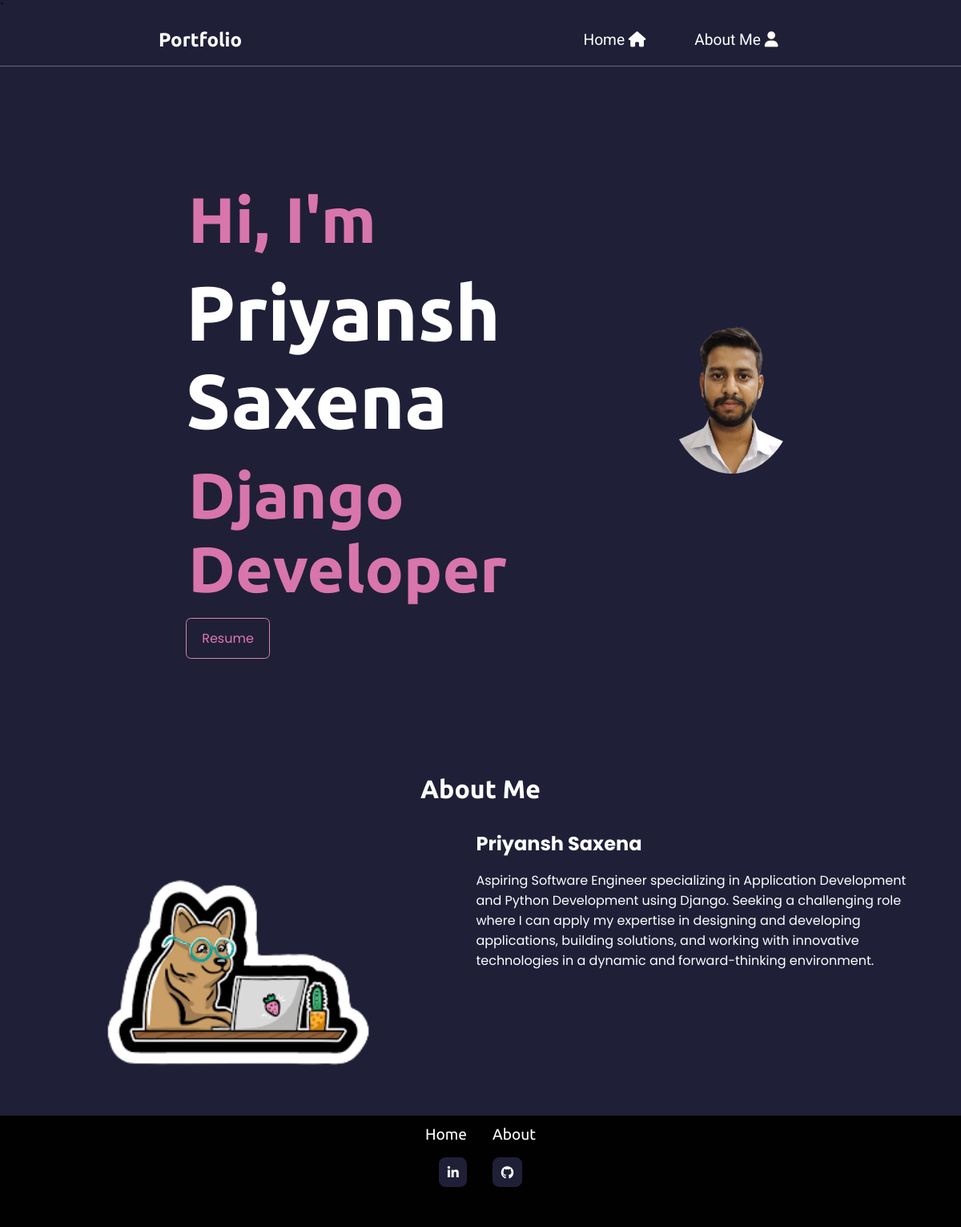
Before: / with the older database file.
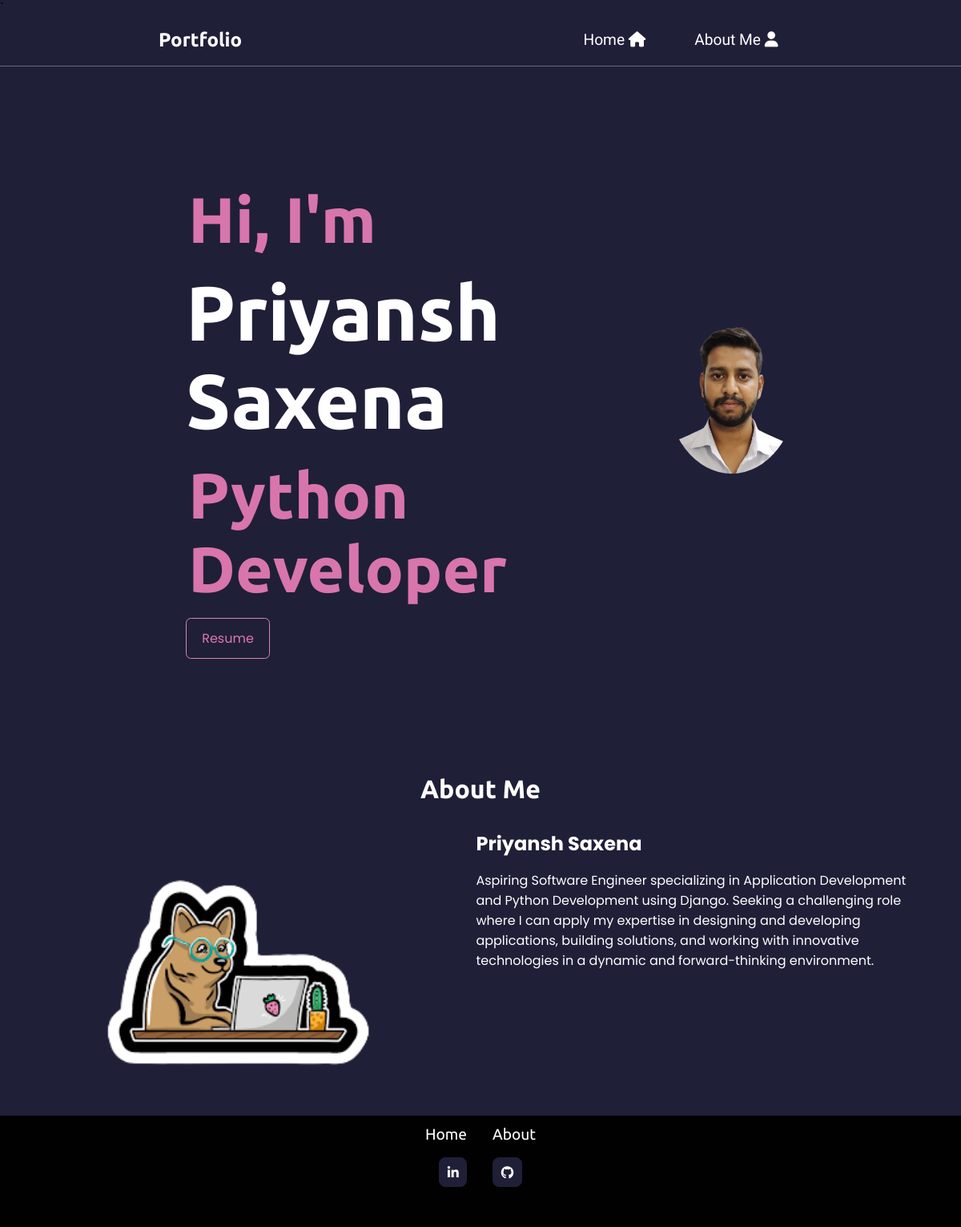
After: the same page with the newer database file.
### base/models.py (models this page shows, shortened)
class about(models.Model):
     name = models.CharField(max_length=100)
     designation = models.CharField(max_length=100)
     about_me=models.TextField()

class profile_img(models.Model):
     image = models.ImageField(upload_to='profile_photo/')

class about_img(models.Model):
     image = models.ImageField(upload_to='profile_photo/')

### base/views.py (the view)
# urls.py: path('',views.home, name='home')
def home(request):
     about_data = about.objects.first()  # Get the first entry in the About table
     resume_data = resume.objects.first()  # Get the first entry in the Resume table
     profile_image = profile_img.objects.first()  # Get the first profile image
     about_image = about_img.objects.first()
     context = {
        'about': about_data,
        'resume': resume_data,
        'profile_image': profile_image,
        'about_image': about_image,
     }
     data = about.objects.all()
     return render(request, 'home.html', context)

### base/templates/home.html (shortened to what this page needs)
{% load static%}
<!DOCTYPE html>
<!DOCTYPE html>
<html lang="en">
<head>
    <link rel="stylesheet" href="{%static 'css/style.css'%}">
    <link rel="stylesheet" href="https://cdnjs.cloudflare.com/ajax/libs/font-awesome/6.1.1/css/all.min.css">
</head>
<body>`
    <nav id="navbar" class="flex s-around bg-color">
        <div class="left-nav">
            <h2 class="t-white">Portfolio</h2>
        </div>
        <div class="right-nav">
            <ul class="flex">
                <li><a href="#home" class="t-white roboto">Home <i class="fa-solid fa-house"></i></a></li>
                <li><a href="#about" class="t-white roboto">About Me <i class="fa-solid fa-user"></i></a></li>
                </ul>
        </div>
    </nav>
    <section id="about" class="flex s-around sw-80 m-auto">
        <div class="home-left flex items-center">
            <div class="home-content">
                <h6 class="poppinss">Hi, I'm</h6>
                <h1 class="t-white">{{about.name}}</h1>
                <h4 class="poppinss">{{about.designation}}</h4>
                <a href="{{ resume.resume.url }}"  target="_blank">
                    <button class="btn poppins">Resume</button></a>
            </div>
        </div>
        <div class="home-right flex s-center items-center">
            <div class="circle flex s-center items-center" id="mainImage">
                <img src="{{profile_image.image.url}}" alt="">
            </div>
        </div>
    </section>
    <section id="about">
        <h1 class="t-center my-2 t-white f-2">About Me</h1>
        <div class="about-container flex s-around ">
            <div class=" about-left flex s-center items-center">
                <img src="{{about_image.image.url}}" alt="" style="width: 60%;">
            </div>
            <div class="about-right flex">
                <div class="about-content">
                    <h1 class="t-white m-b-1 poppins">{{about.name}}</h1>
                    <p class="t-white poppins">{{about.about_me}}</p>
                </div>
            </div>
        </div>
    </section>
    <footer id="footer">
        <ul class="flex s-center w-80 m-auto my-2 res">
            <li><a href="#home" class="poppinss">Home</a></li>
            <li><a href="#about" class="poppinss">About</a></li>
        </ul>
        <ul class="flex s-center w-80 font-awesome ">
            <a href="https://www.linkedin.com/in/priyansh-saxena-944812215/" target="_blank">
                <li><i class="fa-brands fa-linkedin-in"></i></li>
            </a>
            <a href="https://github.com/PSEMPIRE" target="_blank">
                <li><i class="fa-brands fa-github"></i></li>
        </ul>
    </footer>
</body>
</html>

### base/static/css/style.css (style rules this page uses)
body { background-color: #1f1f38; }
* { margin: 0px; padding: 0px; box-sizing: border-box; font-family: 'Ubuntu', sans-serif; scroll-behavior: smooth; }
#navbar { line-height: 4rem; position: sticky; top: 0; left: 0; z-index: 100; border-bottom: .5px solid #ffffff52; border-width: 80%; margin-bottom: 1rem; }
#navbar ul { list-style: none; }
#navbar ul li { margin: 0px 1rem; }
#navbar ul li a { text-decoration: none; padding: 0.5rem 0.9rem; }
.home-left, .home-right { width: 100%; padding: 2rem; }
.home-right { padding: 0; }
.home-left h6, h4 { color: rgb(216, 117, 173); margin: 1rem 0; margin-left: 3px; font-size: 2rem; }
.home-left h1 { font-size: 3rem; }
.home-right { position: relative; }
.home-right img { position: absolute; width: 120%; left: 0; top: 0; background-size: cover; border-radius: 50%; height: auto; }
.circle { width: 17rem; height: 17rem; border-radius: 50%; padding: .5rem; position: relative; }
.about-left, .about-right { width: 100%; }
.about-right { padding-right: 2rem; }
.about-left img { width: 100%; height: auto; border-radius: 1rem; }
.about-content p { margin-bottom: 2rem; }
#footer { background-color: #010101; padding: 1%; padding-bottom: 2rem; }
ul li { list-style: none; margin: 0 1rem; }
ul li a { text-decoration: none; font-size: 1.2rem; color: white; transition: all .5s; }
.font-awesome { margin: 1.1rem auto; }
.font-awesome li i { background-color: #1f1f38; padding: 0.6rem; border: 1px solid #1f1f38; color: #fff; border-radius: 0.5rem; cursor: pointer; transition: all .4s ease-in-out; }
.poppins { font-family: 'Poppins', sans-serif; }
.roboto { font-family: 'Roboto', sans-serif; }
.flex { display: flex; }
.s-around { justify-content: space-around; }
.s-center { justify-content: center; }
.items-center { align-items: center; }
.t-white { color: #fff; }
.bg-color { background-color: #1f1f38; }
.t-center { text-align: center; }
.my-2 { margin: 2rem 0; }
.f-2 { font-size: 2rem; }
.m-b-1 { margin-bottom: 1rem; }
.w-80 { width: 80%; }
.m-auto { margin: auto; }
.btn { margin-left: 0 .5rem; font-size: 1rem; color: #df77ad; cursor: pointer; padding: 0.75rem 1.2rem; border: 1px solid #dc85a7; border-radius: 0.4rem; background: transparent; font-family: 'Poppins', sans-serif; }
@media (min-width: 768px) { .home-left, .home-right { width: 45%; padding: 5rem; } }
@media (min-width: 768px) { .home-left h6, h4 { font-size: 3rem; } }
@media (min-width: 768px) { .home-left h1 { font-size: 4rem; } }
@media (min-width: 768px) { .circle { width: 17rem; height: 15rem; } }
@media (min-width: 768px) { .about-left, .about-right { width: 45%; } }
@media (min-width: 768px) { .about-right { padding-right: 3rem; } }
@media (min-width: 1024px) { .home-left, .home-right { width: 30%; padding: 7rem; } }
@media (min-width: 1024px) { .home-left h6, h4 { font-size: 5rem; } }
@media (min-width: 1024px) { .home-left h1 { font-size: 6rem; } }
@media (min-width: 1024px) { .circle { width: 17rem; height: 17rem; } }
@media (min-width: 1024px) { .about-left, .about-right { width: 60%; } }
@media (min-width: 1024px) { .about-right { padding-right: 4rem; } }

Changed rows visible on the page:
changed about "Priyansh Saxena": designation "Django Developer" → "Python Developer"
